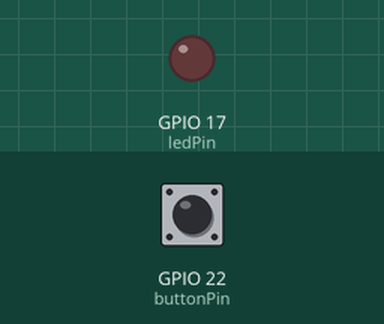
This sketch was run on a simulated ESP32. Shown: output pins drawn as LEDs (lit = HIGH). The inputs (shaded band) are chosen by the test bench; at power-on: GPIO 22 (buttonPin) HIGH. What the sketch prints to the serial monitor is not drawn.

Above: at 1.2 s.
1.3 s: GPIO 22 (buttonPin) pulled LOW for 0.15 s
At 1.42 s:
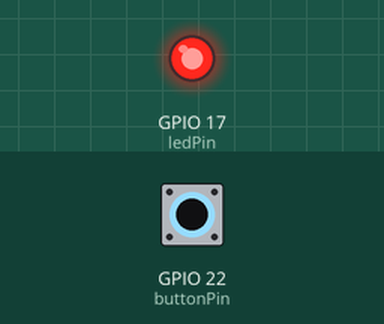
3.0 s: GPIO 22 (buttonPin) pulled LOW for 3.2 s
At 7.4 s:
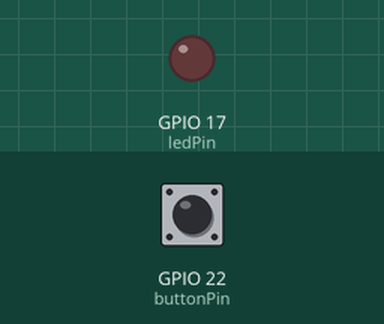
7.7 s: GPIO 22 (buttonPin) driven LOW
At 8.1 s:
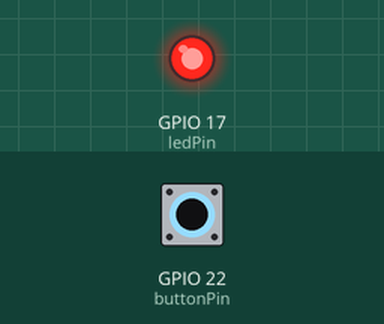
10.7 s: GPIO 22 (buttonPin) driven HIGH
At 12.1 s:
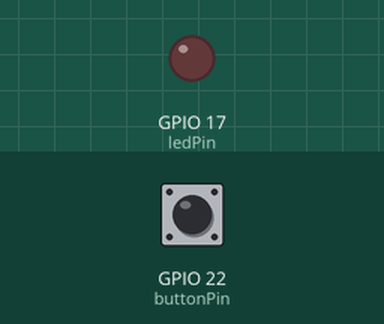
Timing chart, 0 to 13.4 s (numbered marks = the images above; inputs shaded):
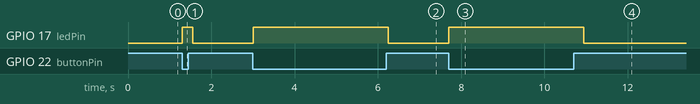

Measured:
- after the input at 1.3 s, GPIO 17 (ledPin): LOW → HIGH at once, → LOW 0.26 s later
- after the input at 3.0 s, GPIO 17 (ledPin): LOW → HIGH at once, → LOW 3.2 s later
- after the input at 7.7 s, GPIO 17 (ledPin): LOW → HIGH at once
- after the input at 10.7 s, GPIO 17 (ledPin): HIGH → LOW after 0.25 s

The sketch:

prog1.ino
```cpp
#include <Arduino.h>
#include "DHT.h"
#define buttonPin 22  // Pino GPIO conectado ao push button
#define ledPin 17      // Pino GPIO conectado ao LED (ou outro dispositivo)
#define codigoCulturaProdutoSensor 3   // Identificação do sensor por cultura e produto definido na tabela TBL_CULTURA_PRODUTO_SENSOR
#define numeroSerie 3   // Identificação do sensor por cultura e produto definido na tabela TBL_CULTURA_PRODUTO_SENSOR

void setup() {
    pinMode(buttonPin, INPUT_PULLUP);  // Configura o pino do botão como entrada com pull-up interno
    pinMode(ledPin, OUTPUT);           // Configura o pino do LED como saída
    Serial.begin(9600);                // Inicia a comunicação serial
}

void loop() {
    int buttonState = digitalRead(buttonPin);  // Lê o estado do botão
    if (buttonState == LOW) {  // O botão está pressionado (pino conectado ao GND)
        digitalWrite(ledPin, HIGH);  // Liga o LED
        Serial.println("Botão pressionado!");
         // TBL_MONITORAMENTO (cd_cultura_produto_sensor, vlr_medido, cd_usuario_inclusao, dt_inclusao )  Values(codigoCulturaProdutoSensor,umidade, numeroSerie, getadate() )
        // Gravar os daos medidos na tabela monitoramento/
        Serial.println(" Gravar os daos medidos na tabela monitoramento");
        Serial.println("TBL_MONITORAMENTO (cd_cultura_produto_sensor, vlr_medido, dt_medicao, cd_usuario_inclusao, dt_inclusao )  Values(codigoCulturaProdutoSensor,vlr_medido, dt_medicao, numeroSerie, getadate() )");
    } else {  // O botão não está pressionado (pino em estado HIGH)
        digitalWrite(ledPin, LOW);   // Desliga o LED
    }

    delay(50);  // Pequeno atraso para evitar ruído de contato (debounce)
}
```
